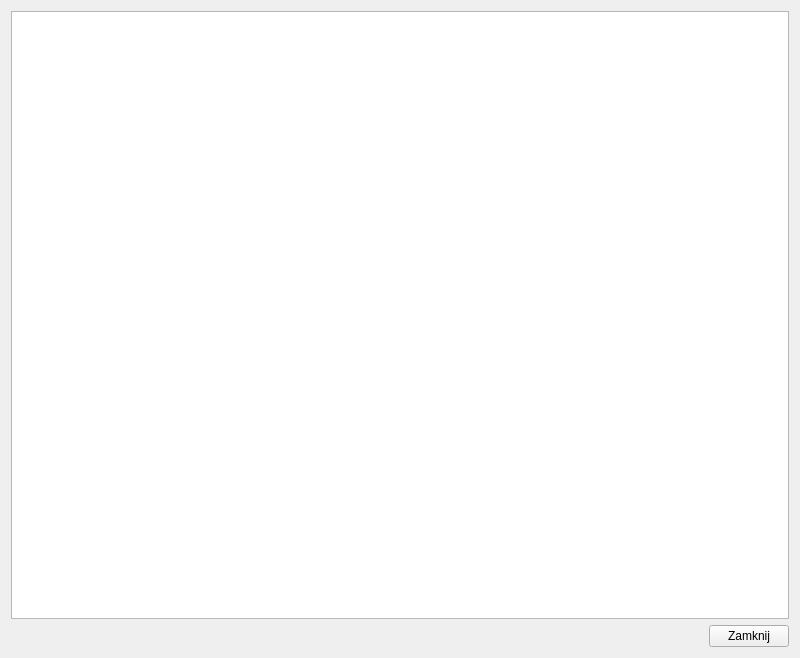
<?xml version="1.0" encoding="UTF-8"?>
<ui version="4.0">
 <class>Form_Info</class>
 <widget class="QWidget" name="Form_Info">
  <property name="windowModality">
   <enum>Qt::WindowModal</enum>
  </property>
  <property name="geometry">
   <rect>
    <x>0</x>
    <y>0</y>
    <width>800</width>
    <height>658</height>
   </rect>
  </property>
  <property name="windowTitle">
   <string>Informacje dodatkowe</string>
  </property>
  <layout class="QVBoxLayout" name="verticalLayout">
   <item>
    <widget class="QTextEdit" name="textEdit_info">
     <property name="enabled">
      <bool>true</bool>
     </property>
     <property name="font">
      <font>
       <pointsize>-1</pointsize>
      </font>
     </property>
     <property name="styleSheet">
      <string notr="true">QTextEdit {
    font-size: 14px;
}
</string>
     </property>
     <property name="readOnly">
      <bool>true</bool>
     </property>
     <property name="html">
      <string>&lt;!DOCTYPE HTML PUBLIC &quot;-//W3C//DTD HTML 4.0//EN&quot; &quot;http://www.w3.org/TR/REC-html40/strict.dtd&quot;&gt;
&lt;html&gt;&lt;head&gt;&lt;meta name=&quot;qrichtext&quot; content=&quot;1&quot; /&gt;&lt;meta charset=&quot;utf-8&quot; /&gt;&lt;style type=&quot;text/css&quot;&gt;
p, li { white-space: pre-wrap; }
hr { height: 1px; border-width: 0; }
li.unchecked::marker { content: &quot;\2610&quot;; }
li.checked::marker { content: &quot;\2612&quot;; }
&lt;/style&gt;&lt;/head&gt;&lt;body style=&quot; font-family:'Segoe UI'; font-size:14px; font-weight:400; font-style:normal;&quot;&gt;
&lt;p style=&quot;-qt-paragraph-type:empty; margin-top:0px; margin-bottom:0px; margin-left:0px; margin-right:0px; -qt-block-indent:0; text-indent:0px; font-size:9pt;&quot;&gt;&lt;br /&gt;&lt;/p&gt;&lt;/body&gt;&lt;/html&gt;</string>
     </property>
    </widget>
   </item>
   <item>
    <layout class="QHBoxLayout" name="horizontalLayout">
     <item>
      <spacer name="horizontalSpacer">
       <property name="orientation">
        <enum>Qt::Horizontal</enum>
       </property>
       <property name="sizeHint" stdset="0">
        <size>
         <width>40</width>
         <height>20</height>
        </size>
       </property>
      </spacer>
     </item>
     <item>
      <widget class="QPushButton" name="pushButton_Close">
       <property name="text">
        <string>Zamknij</string>
       </property>
      </widget>
     </item>
    </layout>
   </item>
  </layout>
 </widget>
 <resources>
  <include location="../images/app-icon/app-icon.qrc"/>
 </resources>
 <connections/>
</ui>
